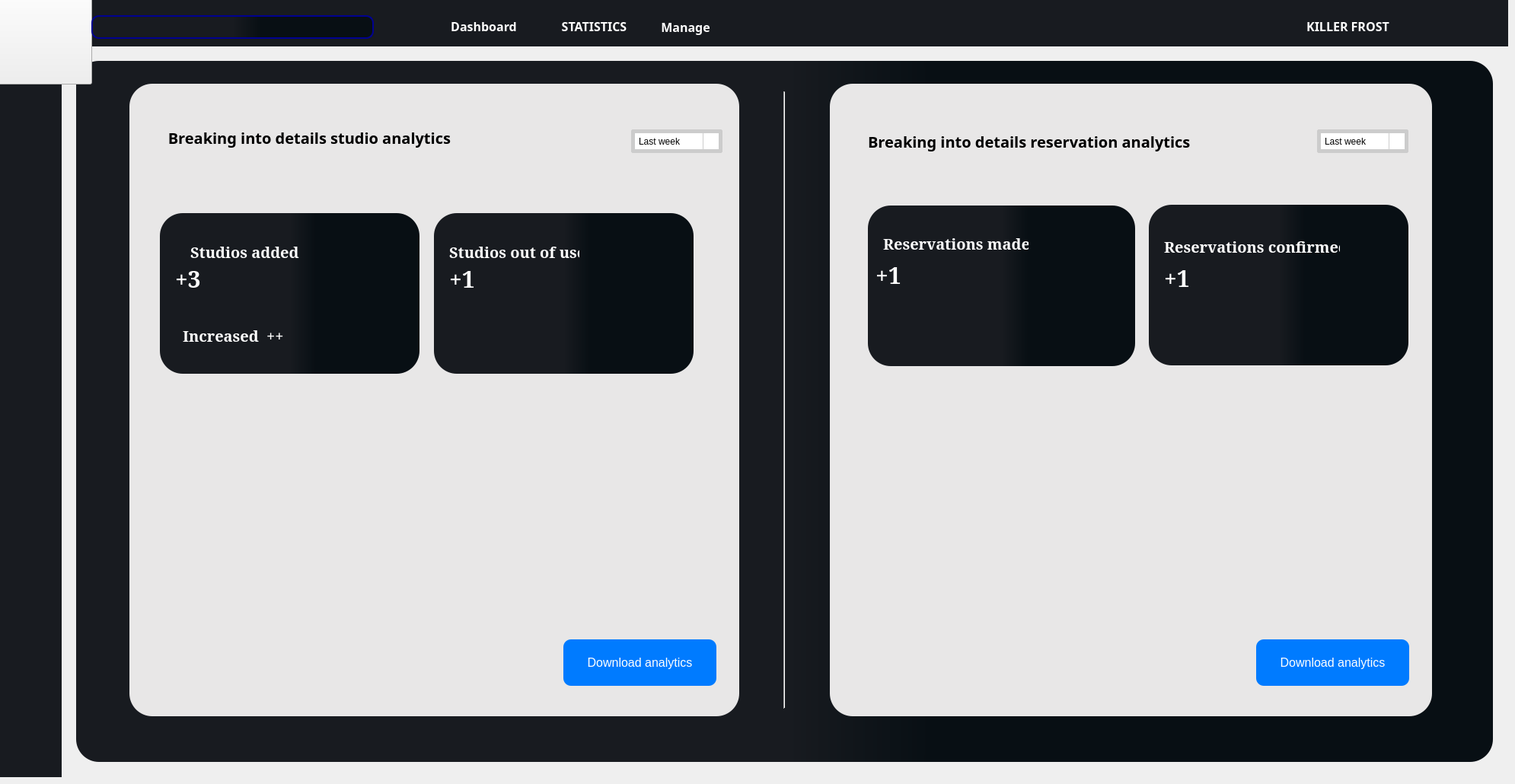
    <widget class="QWidget" name="page_2StatsA">
     <widget class="QLabel" name="label_18A">
      <property name="geometry">
       <rect>
        <x>0</x>
        <y>0</y>
        <width>81</width>
        <height>1021</height>
       </rect>
      </property>
      <property name="styleSheet">
       <string notr="true">background-color: qlineargradient(spread: pad, x1: 0, y1: 0, x2: 1, y2: 0, stop: 0 rgba(24, 27, 32, 255), stop: 1 rgba(24, 27, 32, 255));

</string>
      </property>
      <property name="text">
       <string/>
      </property>
     </widget>
     <widget class="QLabel" name="label_19A">
      <property name="geometry">
       <rect>
        <x>70</x>
        <y>0</y>
        <width>1911</width>
        <height>61</height>
       </rect>
      </property>
      <property name="styleSheet">
       <string notr="true">background-color: qlineargradient(spread: pad, x1: 0, y1: 0, x2: 1, y2: 0, stop: 0 rgba(24, 27, 32, 255), stop: 1 rgba(24, 27, 32, 255));</string>
      </property>
      <property name="text">
       <string/>
      </property>
     </widget>
     <widget class="QLabel" name="label_20A">
      <property name="geometry">
       <rect>
        <x>100</x>
        <y>80</y>
        <width>1861</width>
        <height>921</height>
       </rect>
      </property>
      <property name="styleSheet">
       <string notr="true">background-color: qlineargradient(spread: pad, x1: 0, y1: 0, x2: 1, y2: 0, stop: 0 rgba(24, 27, 32, 255), stop: 0.5 rgba(24, 27, 32, 255), stop: 0.6 rgba(8, 15, 20, 255), stop: 1 rgba(8, 15, 20, 255));


border-radius:30px;
</string>
      </property>
      <property name="text">
       <string/>
      </property>
     </widget>
     <widget class="QPushButton" name="pushButton_7A">
      <property name="geometry">
       <rect>
        <x>-30</x>
        <y>-30</y>
        <width>151</width>
        <height>141</height>
       </rect>
      </property>
      <property name="styleSheet">
       <string notr="true"> border-image:url(C:/Users/amalm/Downloads/vewatch);
background:none;</string>
      </property>
      <property name="text">
       <string/>
      </property>
     </widget>
     <widget class="QPushButton" name="pushButton_8A">
      <property name="geometry">
       <rect>
        <x>580</x>
        <y>20</y>
        <width>111</width>
        <height>28</height>
       </rect>
      </property>
      <property name="styleSheet">
       <string notr="true">
QPushButton {
    border: none; /* Remove default border */
    padding: 5px 10px; /* Adjust padding as needed */
    background-color: transparent; 
 
color:white;
font-family:Cambria-Gras;
font-weight:bold;
font-size:16px; 
}

QPushButton:pressed {
    border-bottom: 2px solid white; /* Add bottom border when pressed */
}
</string>
      </property>
      <property name="text">
       <string>Dashboard</string>
      </property>
     </widget>
     <widget class="QLineEdit" name="lineEditA">
      <property name="geometry">
       <rect>
        <x>120</x>
        <y>20</y>
        <width>371</width>
        <height>31</height>
       </rect>
      </property>
      <property name="styleSheet">
       <string notr="true">background-color: qlineargradient(spread: pad, x1: 0, y1: 0, x2: 1, y2: 0, stop: 0 rgba(24, 27, 32, 255), stop: 0.5 rgba(24, 27, 32, 255), stop: 0.6 rgba(8, 15, 20, 255), stop: 1 rgba(8, 15, 20, 255));

                                border: white;
                                border-radius: 10px; 
                                padding: 6px; 
                                color: rgba(255, 255, 255, 200);
  border: 2px solid rgba(0, 1, 145, 255); 
                                outline: none;</string>
      </property>
     </widget>
     <widget class="QPushButton" name="pushButton_9A">
      <property name="geometry">
       <rect>
        <x>720</x>
        <y>20</y>
        <width>121</width>
        <height>28</height>
       </rect>
      </property>
      <property name="styleSheet">
       <string notr="true">
QPushButton {
    border: none; /* Remove default border */
    padding: 5px 10px; /* Adjust padding as needed */
    background-color: transparent; 
    text-decoration: underline;
color:white;
font-family:Cambria-Gras;
font-weight:bold;
font-size:16px; 
}

QPushButton:pressed {
    border-bottom: 2px solid white; /* Add bottom border when pressed */
}
</string>
      </property>
      <property name="text">
       <string>STATISTICS</string>
      </property>
     </widget>
     <widget class="QPushButton" name="pushButton_10A">
      <property name="geometry">
       <rect>
        <x>850</x>
        <y>20</y>
        <width>101</width>
        <height>31</height>
       </rect>
      </property>
      <property name="styleSheet">
       <string notr="true">
QPushButton {
    border: none; /* Remove default border */
    padding: 5px 10px; /* Adjust padding as needed */
    background-color: transparent; 
color:white;
font-family:Cambria-Gras;
font-weight:bold;
font-size:16px; 
}

QPushButton:pressed {
    border-bottom: 2px solid white; /* Add bottom border when pressed */
}
</string>
      </property>
      <property name="text">
       <string>Manage</string>
      </property>
     </widget>
     <widget class="QPushButton" name="pushButton_11A">
      <property name="geometry">
       <rect>
        <x>1680</x>
        <y>20</y>
        <width>181</width>
        <height>28</height>
       </rect>
      </property>
      <property name="styleSheet">
       <string notr="true">QPushButton {
    border: none; /* Remove default border */
    padding: 5px 10px; /* Adjust padding as needed */
    background-color: transparent; 
    text-decoration: underline;
color:white;
font-family:Cambria-Gras;
font-weight:bold;
font-size:16px; 
}

QPushButton:pressed {
    border-bottom: 2px solid white; /* Add bottom border when pressed */
}
</string>
      </property>
      <property name="text">
       <string>KILLER FROST</string>
      </property>
     </widget>
     <widget class="QLabel" name="label_21A">
      <property name="geometry">
       <rect>
        <x>1720</x>
        <y>-230</y>
        <width>191</width>
        <height>291</height>
       </rect>
      </property>
      <property name="styleSheet">
       <string notr="true">background:none;</string>
      </property>
      <property name="text">
       <string/>
      </property>
      <property name="pixmap">
       <pixmap>../../../../Downloads/DUCKI-removebg-preview.png</pixmap>
      </property>
     </widget>
     <widget class="QLabel" name="label_22A">
      <property name="geometry">
       <rect>
        <x>170</x>
        <y>110</y>
        <width>801</width>
        <height>831</height>
       </rect>
      </property>
      <property name="styleSheet">
       <string notr="true">background-color:#E8E7E7;
border-radius:30px;</string>
      </property>
      <property name="text">
       <string/>
      </property>
     </widget>
     <widget class="QLabel" name="label_23A">
      <property name="geometry">
       <rect>
        <x>1090</x>
        <y>110</y>
        <width>791</width>
        <height>831</height>
       </rect>
      </property>
      <property name="styleSheet">
       <string notr="true">background-color:#E8E7E7;
border-radius:30px;</string>
      </property>
      <property name="text">
       <string/>
      </property>
     </widget>
     <widget class="QLabel" name="label_24A">
      <property name="geometry">
       <rect>
        <x>200</x>
        <y>130</y>
        <width>411</width>
        <height>101</height>
       </rect>
      </property>
      <property name="styleSheet">
       <string notr="true">background:none;
font-family:Franklin Gothic;
font-weight:bold;
font-size:20px;
text-align:center;
color:Black;</string>
      </property>
      <property name="text">
       <string>    Breaking into details studio analytics </string>
      </property>
     </widget>
     <widget class="Line" name="lineA">
      <property name="geometry">
       <rect>
        <x>1020</x>
        <y>120</y>
        <width>20</width>
        <height>811</height>
       </rect>
      </property>
      <property name="styleSheet">
       <string notr="true">background:none;</string>
      </property>
      <property name="orientation">
       <enum>Qt::Vertical</enum>
      </property>
     </widget>
     <widget class="QPushButton" name="pushButton_12A">
      <property name="geometry">
       <rect>
        <x>740</x>
        <y>840</y>
        <width>201</width>
        <height>61</height>
       </rect>
      </property>
      <property name="styleSheet">
       <string notr="true">
QPushButton {
background-color: #007bff; /* Royal blue background color */
    color: #ffffff; /* White text color */
    border: none; /* No border */
    padding: 10px 20px; /* Padding */
    font-size: 16px; /* Font size */
    cursor: pointer; /* Cursor style */
    border-radius: 10px;  }
QPushButton:hover {
    background-color: #0056b3; /* Darker blue on hover */
}
QPushButton:active {
    background-color: #003366; /* Even darker blue on click */
}
QPushButton:disabled {
    background-color: #d9d9d9; /* Light gray background when disabled */
    color: #666666; /* Dark gray text color when disabled */
    cursor: not-allowed; /* Not allowed cursor when disabled */
}
QPushButton:disabled:hover {
    background-color: #d9d9d9; /* No hover effect when disabled */
}</string>
      </property>
      <property name="text">
       <string>Download analytics</string>
      </property>
     </widget>
     <widget class="QLabel" name="label_25A">
      <property name="geometry">
       <rect>
        <x>1140</x>
        <y>160</y>
        <width>641</width>
        <height>51</height>
       </rect>
      </property>
      <property name="styleSheet">
       <string notr="true">background:none;
font-family:Franklin Gothic;
font-weight:bold;
font-size:20px;
text-align:center;
color:Black;</string>
      </property>
      <property name="text">
       <string>Breaking into details reservation analytics</string>
      </property>
     </widget>
     <widget class="QGroupBox" name="groupBoxA">
      <property name="geometry">
       <rect>
        <x>210</x>
        <y>280</y>
        <width>341</width>
        <height>211</height>
       </rect>
      </property>
      <property name="styleSheet">
       <string notr="true">background-color: qlineargradient(spread: pad, x1: 0, y1: 0, x2: 1, y2: 0, stop: 0 rgba(24, 27, 32, 255), stop: 0.5 rgba(24, 27, 32, 255), stop: 0.6 rgba(8, 15, 20, 255), stop: 1 rgba(8, 15, 20, 255));
border-radius:30px;</string>
      </property>
      <property name="title">
       <string/>
      </property>
      <widget class="QLabel" name="label_26A">
       <property name="geometry">
        <rect>
         <x>190</x>
         <y>20</y>
         <width>61</width>
         <height>51</height>
        </rect>
       </property>
       <property name="styleSheet">
        <string notr="true">background:none;
</string>
       </property>
       <property name="text">
        <string/>
       </property>
       <property name="pixmap">
        <pixmap>../../../../Downloads/stand.png</pixmap>
       </property>
      </widget>
      <widget class="QLabel" name="label_27A">
       <property name="geometry">
        <rect>
         <x>40</x>
         <y>30</y>
         <width>161</width>
         <height>41</height>
        </rect>
       </property>
       <property name="styleSheet">
        <string notr="true">background:none;
color:white;
font-family:Constantia;
font-weight: bold;
font-size:20px;</string>
       </property>
       <property name="text">
        <string>Studios added </string>
       </property>
      </widget>
      <widget class="QLabel" name="label_28A">
       <property name="geometry">
        <rect>
         <x>20</x>
         <y>60</y>
         <width>71</width>
         <height>51</height>
        </rect>
       </property>
       <property name="styleSheet">
        <string notr="true">background:none;
color:white;
font-family:Constantia;
font-weight: bold;
font-size:30px;</string>
       </property>
       <property name="text">
        <string>+3</string>
       </property>
      </widget>
      <widget class="QLabel" name="label_29A">
       <property name="geometry">
        <rect>
         <x>30</x>
         <y>110</y>
         <width>181</width>
         <height>101</height>
        </rect>
       </property>
       <property name="styleSheet">
        <string notr="true">background:none;
color:white;
font-family:Constantia;
font-weight: bold;
font-size:20px;</string>
       </property>
       <property name="text">
        <string>Increased  ++</string>
       </property>
      </widget>
     </widget>
     <widget class="QGroupBox" name="groupBox_2A">
      <property name="geometry">
       <rect>
        <x>570</x>
        <y>280</y>
        <width>341</width>
        <height>211</height>
       </rect>
      </property>
      <property name="styleSheet">
       <string notr="true">background-color: qlineargradient(spread: pad, x1: 0, y1: 0, x2: 1, y2: 0, stop: 0 rgba(24, 27, 32, 255), stop: 0.5 rgba(24, 27, 32, 255), stop: 0.6 rgba(8, 15, 20, 255), stop: 1 rgba(8, 15, 20, 255));
border-radius:30px;</string>
      </property>
      <property name="title">
       <string/>
      </property>
      <widget class="QLabel" name="label_30A">
       <property name="geometry">
        <rect>
         <x>20</x>
         <y>30</y>
         <width>171</width>
         <height>41</height>
        </rect>
       </property>
       <property name="styleSheet">
        <string notr="true">background:none;
color:white;
font-family:Constantia;
font-weight: bold;
font-size:20px;</string>
       </property>
       <property name="text">
        <string>Studios out of use</string>
       </property>
      </widget>
      <widget class="QLabel" name="label_32A">
       <property name="geometry">
        <rect>
         <x>20</x>
         <y>70</y>
         <width>61</width>
         <height>31</height>
        </rect>
       </property>
       <property name="styleSheet">
        <string notr="true">background:none;
color:white;
font-family:Constantia;
font-weight: bold;
font-size:30px;</string>
       </property>
       <property name="text">
        <string>+1</string>
       </property>
      </widget>
     </widget>
     <widget class="QComboBox" name="comboBoxA">
      <property name="geometry">
       <rect>
        <x>829</x>
        <y>170</y>
        <width>120</width>
        <height>31</height>
       </rect>
      </property>
      <property name="styleSheet">
       <string notr="true">QComboBox {
    background-color: none;
    border: 5px solid #cccccc;
    padding: 5px; 
    border-radius: 3px;
    min-width: 100px;
}

QComboBox::drop-down {

    subcontrol-origin: padding;
    subcontrol-position: right center;
    width: 20px; /* Width of the drop-down arrow */
    border-left-width: 1px; 
    border-left-color: #cccccc;
    border-left-style: solid; 
    background-color: white;
}

QComboBox::down-arrow {
    image: url(C:/Users/amalm/Downloads/chevron-down-double.png); 
    width: 12px; 
    height: 12px; 
}

QComboBox::down-arrow:on {
    top: 1px; 
}

QComboBox::down-arrow:hover {
    image: url(C:/Users/amalm/Downloads/chevron-up-double.png); /* Image for the drop-down arrow when hovered */
}

QComboBox::down-arrow:pressed {
    image: url(down_arrow_pressed.png); /* Image for the drop-down arrow when pressed */
}</string>
      </property>
      <item>
       <property name="text">
        <string>Last week</string>
       </property>
      </item>
      <item>
       <property name="text">
        <string>Last month</string>
       </property>
      </item>
      <item>
       <property name="text">
        <string>Last year</string>
       </property>
      </item>
     </widget>
     <widget class="QComboBox" name="comboBox_2A">
      <property name="geometry">
       <rect>
        <x>1730</x>
        <y>170</y>
        <width>120</width>
        <height>31</height>
       </rect>
      </property>
      <property name="styleSheet">
       <string notr="true">QComboBox {
    background-color: none;
    border: 5px solid #cccccc;
    padding: 5px; 
    border-radius: 3px;
    min-width: 100px;
}

QComboBox::drop-down {

    subcontrol-origin: padding;
    subcontrol-position: right center;
    width: 20px; /* Width of the drop-down arrow */
    border-left-width: 1px; 
    border-left-color: #cccccc;
    border-left-style: solid; 
    background-color: white;
}

QComboBox::down-arrow {
    image: url(C:/Users/amalm/Downloads/chevron-down-double.png); 
    width: 12px; 
    height: 12px; 
}

QComboBox::down-arrow:on {
    top: 1px; 
}

QComboBox::down-arrow:hover {
    image: url(C:/Users/amalm/Downloads/chevron-up-double.png); /* Image for the drop-down arrow when hovered */
}

QComboBox::down-arrow:pressed {
    image: url(down_arrow_pressed.png); /* Image for the drop-down arrow when pressed */
}</string>
      </property>
      <item>
       <property name="text">
        <string>Last week</string>
       </property>
      </item>
      <item>
       <property name="text">
        <string>Last month</string>
       </property>
      </item>
      <item>
       <property name="text">
        <string>Last year</string>
       </property>
      </item>
     </widget>
     <widget class="QGroupBox" name="groupBox_3A">
      <property name="geometry">
       <rect>
        <x>1140</x>
        <y>270</y>
        <width>351</width>
        <height>211</height>
       </rect>
      </property>
      <property name="styleSheet">
       <string notr="true">background-color: qlineargradient(spread: pad, x1: 0, y1: 0, x2: 1, y2: 0, stop: 0 rgba(24, 27, 32, 255), stop: 0.5 rgba(24, 27, 32, 255), stop: 0.6 rgba(8, 15, 20, 255), stop: 1 rgba(8, 15, 20, 255));
border-radius:30px;</string>
      </property>
      <property name="title">
       <string/>
      </property>
      <widget class="QLabel" name="label_31A">
       <property name="geometry">
        <rect>
         <x>20</x>
         <y>40</y>
         <width>191</width>
         <height>20</height>
        </rect>
       </property>
       <property name="styleSheet">
        <string notr="true">background:none;
color:white;
font-family:Constantia;
font-weight: bold;
font-size:20px;
</string>
       </property>
       <property name="text">
        <string>Reservations made</string>
       </property>
      </widget>
      <widget class="QLabel" name="label_33A">
       <property name="geometry">
        <rect>
         <x>10</x>
         <y>70</y>
         <width>61</width>
         <height>41</height>
        </rect>
       </property>
       <property name="styleSheet">
        <string notr="true">background:none;
color:white;
font-family:Constantia;
font-weight: bold;
font-size:30px;</string>
       </property>
       <property name="text">
        <string>+1</string>
       </property>
      </widget>
      <widget class="QLabel" name="label_34A">
       <property name="geometry">
        <rect>
         <x>210</x>
         <y>20</y>
         <width>81</width>
         <height>61</height>
        </rect>
       </property>
       <property name="styleSheet">
        <string notr="true">background:none;</string>
       </property>
       <property name="text">
        <string/>
       </property>
       <property name="pixmap">
        <pixmap>../../../../Downloads/calendar-heart-01.png</pixmap>
       </property>
      </widget>
     </widget>
     <widget class="QGroupBox" name="groupBox_4A">
      <property name="geometry">
       <rect>
        <x>1509</x>
        <y>269</y>
        <width>341</width>
        <height>211</height>
       </rect>
      </property>
      <property name="styleSheet">
       <string notr="true">background-color: qlineargradient(spread: pad, x1: 0, y1: 0, x2: 1, y2: 0, stop: 0 rgba(24, 27, 32, 255), stop: 0.5 rgba(24, 27, 32, 255), stop: 0.6 rgba(8, 15, 20, 255), stop: 1 rgba(8, 15, 20, 255));
border-radius:30px;</string>
      </property>
      <property name="title">
       <string/>
      </property>
      <widget class="QLabel" name="label_35A">
       <property name="geometry">
        <rect>
         <x>20</x>
         <y>39</y>
         <width>231</width>
         <height>31</height>
        </rect>
       </property>
       <property name="styleSheet">
        <string notr="true">background:none;
color:white;
font-family:Constantia;
font-weight: bold;
font-size:20px;</string>
       </property>
       <property name="text">
        <string>Reservations confirmed</string>
       </property>
      </widget>
      <widget class="QLabel" name="label_36A">
       <property name="geometry">
        <rect>
         <x>260</x>
         <y>30</y>
         <width>56</width>
         <height>51</height>
        </rect>
       </property>
       <property name="styleSheet">
        <string notr="true">background:none;</string>
       </property>
       <property name="text">
        <string/>
       </property>
       <property name="pixmap">
        <pixmap>../../../../Downloads/calendar-check-01.png</pixmap>
       </property>
      </widget>
      <widget class="QLabel" name="label_37A">
       <property name="geometry">
        <rect>
         <x>20</x>
         <y>70</y>
         <width>56</width>
         <height>51</height>
        </rect>
       </property>
       <property name="styleSheet">
        <string notr="true">background:none;
color:white;
font-family:Constantia;
font-weight: bold;
font-size:30px;</string>
       </property>
       <property name="text">
        <string>+1</string>
       </property>
      </widget>
     </widget>
     <widget class="QPushButton" name="pushButton_13A">
      <property name="geometry">
       <rect>
        <x>1650</x>
        <y>840</y>
        <width>201</width>
        <height>61</height>
       </rect>
      </property>
      <property name="styleSheet">
       <string notr="true">
QPushButton {
background-color: #007bff; /* Royal blue background color */
    color: #ffffff; /* White text color */
    border: none; /* No border */
    padding: 10px 20px; /* Padding */
    font-size: 16px; /* Font size */
    cursor: pointer; /* Cursor style */
    border-radius: 10px;  }
QPushButton:hover {
    background-color: #0056b3; /* Darker blue on hover */
}
QPushButton:active {
    background-color: #003366; /* Even darker blue on click */
}
QPushButton:disabled {
    background-color: #d9d9d9; /* Light gray background when disabled */
    color: #666666; /* Dark gray text color when disabled */
    cursor: not-allowed; /* Not allowed cursor when disabled */
}
QPushButton:disabled:hover {
    background-color: #d9d9d9; /* No hover effect when disabled */
}</string>
      </property>
      <property name="text">
       <string>Download analytics</string>
      </property>
     </widget>
    </widget>
